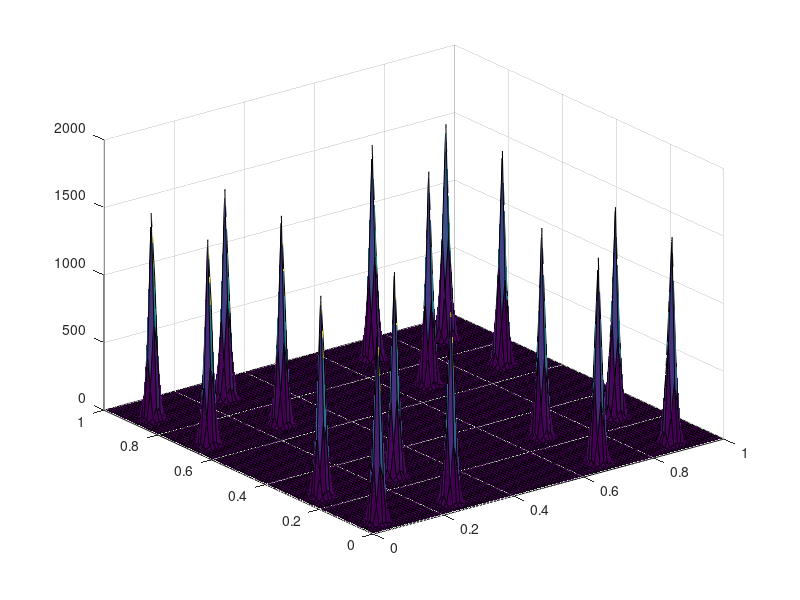

This chart was generated by the following MATLAB code:
x=[0:0.01:1];
y=[0:0.01:1];
[X,Y] = meshgrid(x,y);
sigma = 0.01;
S = exp(-((sin(10*X)-0.5).^2+(sin(10*Y)-0.5).^2)/sigma)/(2*pi*sigma^2);
surf(X,Y,S);
